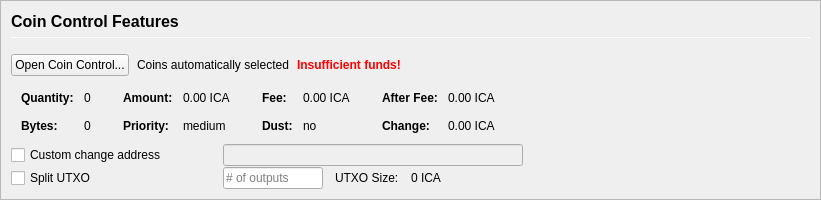
         <widget class="QFrame" name="frameCoinControl">
          <property name="sizePolicy">
           <sizepolicy hsizetype="Expanding" vsizetype="Expanding">
            <horstretch>0</horstretch>
            <verstretch>0</verstretch>
           </sizepolicy>
          </property>
          <property name="maximumSize">
           <size>
            <width>16777215</width>
            <height>16777215</height>
           </size>
          </property>
          <property name="frameShape">
           <enum>QFrame::StyledPanel</enum>
          </property>
          <property name="frameShadow">
           <enum>QFrame::Sunken</enum>
          </property>
          <layout class="QVBoxLayout" name="verticalLayoutCoinControl2">
           <property name="spacing">
            <number>0</number>
           </property>
           <property name="leftMargin">
            <number>0</number>
           </property>
           <property name="topMargin">
            <number>0</number>
           </property>
           <property name="rightMargin">
            <number>0</number>
           </property>
           <property name="bottomMargin">
            <number>0</number>
           </property>
           <item>
            <widget class="QFrame" name="frameCoinControl_BG">
             <layout class="QVBoxLayout" name="verticalLayoutCoinControl" stretch="0,0,0,0,0,0">
              <property name="spacing">
               <number>1</number>
              </property>
              <property name="leftMargin">
               <number>10</number>
              </property>
              <property name="topMargin">
               <number>10</number>
              </property>
              <item>
               <layout class="QHBoxLayout" name="horizontalLayoutCoinControl1">
                <property name="bottomMargin">
                 <number>15</number>
                </property>
                <item>
                 <layout class="QVBoxLayout" name="verticalLayout_3">
                  <property name="spacing">
                   <number>6</number>
                  </property>
                  <item>
                   <widget class="QLabel" name="labelCoinControlFeatures">
                    <property name="sizePolicy">
                     <sizepolicy hsizetype="Preferred" vsizetype="Maximum">
                      <horstretch>0</horstretch>
                      <verstretch>0</verstretch>
                     </sizepolicy>
                    </property>
                    <property name="minimumSize">
                     <size>
                      <width>0</width>
                      <height>20</height>
                     </size>
                    </property>
                    <property name="font">
                     <font>
                      <pointsize>12</pointsize>
                      <weight>75</weight>
                      <bold>true</bold>
                     </font>
                    </property>
                    <property name="styleSheet">
                     <string notr="true">font-weight:bold;</string>
                    </property>
                    <property name="text">
                     <string>Coin Control Features</string>
                    </property>
                   </widget>
                  </item>
                  <item>
                   <widget class="Line" name="line">
                    <property name="minimumSize">
                     <size>
                      <width>0</width>
                      <height>1</height>
                     </size>
                    </property>
                    <property name="maximumSize">
                     <size>
                      <width>16777215</width>
                      <height>1</height>
                     </size>
                    </property>
                    <property name="orientation">
                     <enum>Qt::Horizontal</enum>
                    </property>
                   </widget>
                  </item>
                 </layout>
                </item>
               </layout>
              </item>
              <item>
               <layout class="QHBoxLayout" name="horizontalLayoutCoinControl2" stretch="0,0,0,0">
                <property name="spacing">
                 <number>8</number>
                </property>
                <property name="bottomMargin">
                 <number>10</number>
                </property>
                <item>
                 <widget class="QPushButton" name="pushButtonCoinControl">
                  <property name="styleSheet">
                   <string notr="true"/>
                  </property>
                  <property name="text">
                   <string>Open Coin Control...</string>
                  </property>
                  <property name="autoDefault">
                   <bool>false</bool>
                  </property>
                 </widget>
                </item>
                <item>
                 <widget class="QLabel" name="labelCoinControlAutomaticallySelected">
                  <property name="text">
                   <string>Coins automatically selected</string>
                  </property>
                  <property name="margin">
                   <number>5</number>
                  </property>
                 </widget>
                </item>
                <item>
                 <widget class="QLabel" name="labelCoinControlInsuffFunds">
                  <property name="font">
                   <font>
                    <weight>75</weight>
                    <bold>true</bold>
                   </font>
                  </property>
                  <property name="styleSheet">
                   <string notr="true">color:red;font-weight:bold;</string>
                  </property>
                  <property name="text">
                   <string>Insufficient funds!</string>
                  </property>
                  <property name="margin">
                   <number>5</number>
                  </property>
                 </widget>
                </item>
                <item>
                 <spacer name="horizontalSpacerCoinControl">
                  <property name="orientation">
                   <enum>Qt::Horizontal</enum>
                  </property>
                  <property name="sizeHint" stdset="0">
                   <size>
                    <width>40</width>
                    <height>1</height>
                   </size>
                  </property>
                 </spacer>
                </item>
               </layout>
              </item>
              <item>
               <widget class="QWidget" name="widgetCoinControl" native="true">
                <property name="sizePolicy">
                 <sizepolicy hsizetype="Preferred" vsizetype="Preferred">
                  <horstretch>0</horstretch>
                  <verstretch>0</verstretch>
                 </sizepolicy>
                </property>
                <property name="minimumSize">
                 <size>
                  <width>0</width>
                  <height>0</height>
                 </size>
                </property>
                <property name="styleSheet">
                 <string notr="true"/>
                </property>
                <layout class="QHBoxLayout" name="horizontalLayoutCoinControl5">
                 <property name="leftMargin">
                  <number>0</number>
                 </property>
                 <property name="topMargin">
                  <number>0</number>
                 </property>
                 <property name="rightMargin">
                  <number>0</number>
                 </property>
                 <property name="bottomMargin">
                  <number>0</number>
                 </property>
                 <item>
                  <layout class="QHBoxLayout" name="horizontalLayoutCoinControl3" stretch="0,0,0,1">
                   <property name="spacing">
                    <number>20</number>
                   </property>
                   <property name="topMargin">
                    <number>0</number>
                   </property>
                   <property name="bottomMargin">
                    <number>10</number>
                   </property>
                   <item>
                    <layout class="QFormLayout" name="formLayoutCoinControl1">
                     <property name="horizontalSpacing">
                      <number>10</number>
                     </property>
                     <property name="verticalSpacing">
                      <number>14</number>
                     </property>
                     <property name="leftMargin">
                      <number>10</number>
                     </property>
                     <property name="topMargin">
                      <number>4</number>
                     </property>
                     <property name="rightMargin">
                      <number>6</number>
                     </property>
                     <item row="0" column="0">
                      <widget class="QLabel" name="labelCoinControlQuantityText">
                       <property name="font">
                        <font>
                         <weight>75</weight>
                         <bold>true</bold>
                        </font>
                       </property>
                       <property name="text">
                        <string>Quantity:</string>
                       </property>
                       <property name="margin">
                        <number>0</number>
                       </property>
                      </widget>
                     </item>
                     <item row="0" column="1">
                      <widget class="QLabel" name="labelCoinControlQuantity">
                       <property name="cursor">
                        <cursorShape>IBeamCursor</cursorShape>
                       </property>
                       <property name="contextMenuPolicy">
                        <enum>Qt::ActionsContextMenu</enum>
                       </property>
                       <property name="text">
                        <string notr="true">0</string>
                       </property>
                       <property name="margin">
                        <number>0</number>
                       </property>
                       <property name="textInteractionFlags">
                        <set>Qt::LinksAccessibleByMouse|Qt::TextSelectableByKeyboard|Qt::TextSelectableByMouse</set>
                       </property>
                      </widget>
                     </item>
                     <item row="1" column="0">
                      <widget class="QLabel" name="labelCoinControlBytesText">
                       <property name="font">
                        <font>
                         <weight>75</weight>
                         <bold>true</bold>
                        </font>
                       </property>
                       <property name="text">
                        <string>Bytes:</string>
                       </property>
                      </widget>
                     </item>
                     <item row="1" column="1">
                      <widget class="QLabel" name="labelCoinControlBytes">
                       <property name="cursor">
                        <cursorShape>IBeamCursor</cursorShape>
                       </property>
                       <property name="contextMenuPolicy">
                        <enum>Qt::ActionsContextMenu</enum>
                       </property>
                       <property name="text">
                        <string notr="true">0</string>
                       </property>
                       <property name="textInteractionFlags">
                        <set>Qt::LinksAccessibleByMouse|Qt::TextSelectableByKeyboard|Qt::TextSelectableByMouse</set>
                       </property>
                      </widget>
                     </item>
                    </layout>
                   </item>
                   <item>
                    <layout class="QFormLayout" name="formLayoutCoinControl2">
                     <property name="horizontalSpacing">
                      <number>10</number>
                     </property>
                     <property name="verticalSpacing">
                      <number>14</number>
                     </property>
                     <property name="leftMargin">
                      <number>6</number>
                     </property>
                     <property name="topMargin">
                      <number>4</number>
                     </property>
                     <property name="rightMargin">
                      <number>6</number>
                     </property>
                     <item row="0" column="0">
                      <widget class="QLabel" name="labelCoinControlAmountText">
                       <property name="font">
                        <font>
                         <weight>75</weight>
                         <bold>true</bold>
                        </font>
                       </property>
                       <property name="text">
                        <string>Amount:</string>
                       </property>
                       <property name="margin">
                        <number>0</number>
                       </property>
                      </widget>
                     </item>
                     <item row="0" column="1">
                      <widget class="QLabel" name="labelCoinControlAmount">
                       <property name="cursor">
                        <cursorShape>IBeamCursor</cursorShape>
                       </property>
                       <property name="contextMenuPolicy">
                        <enum>Qt::ActionsContextMenu</enum>
                       </property>
                       <property name="text">
                        <string notr="true">0.00 ICA</string>
                       </property>
                       <property name="textInteractionFlags">
                        <set>Qt::LinksAccessibleByMouse|Qt::TextSelectableByKeyboard|Qt::TextSelectableByMouse</set>
                       </property>
                      </widget>
                     </item>
                     <item row="1" column="0">
                      <widget class="QLabel" name="labelCoinControlPriorityText">
                       <property name="font">
                        <font>
                         <weight>75</weight>
                         <bold>true</bold>
                        </font>
                       </property>
                       <property name="text">
                        <string>Priority:</string>
                       </property>
                      </widget>
                     </item>
                     <item row="1" column="1">
                      <widget class="QLabel" name="labelCoinControlPriority">
                       <property name="cursor">
                        <cursorShape>IBeamCursor</cursorShape>
                       </property>
                       <property name="contextMenuPolicy">
                        <enum>Qt::ActionsContextMenu</enum>
                       </property>
                       <property name="text">
                        <string>medium</string>
                       </property>
                       <property name="textInteractionFlags">
                        <set>Qt::LinksAccessibleByMouse|Qt::TextSelectableByKeyboard|Qt::TextSelectableByMouse</set>
                       </property>
                      </widget>
                     </item>
                    </layout>
                   </item>
                   <item>
                    <layout class="QFormLayout" name="formLayoutCoinControl3">
                     <property name="horizontalSpacing">
                      <number>10</number>
                     </property>
                     <property name="verticalSpacing">
                      <number>14</number>
                     </property>
                     <property name="leftMargin">
                      <number>6</number>
                     </property>
                     <property name="topMargin">
                      <number>4</number>
                     </property>
                     <property name="rightMargin">
                      <number>6</number>
                     </property>
                     <item row="0" column="0">
                      <widget class="QLabel" name="labelCoinControlFeeText">
                       <property name="font">
                        <font>
                         <weight>75</weight>
                         <bold>true</bold>
                        </font>
                       </property>
                       <property name="text">
                        <string>Fee:</string>
                       </property>
                       <property name="margin">
                        <number>0</number>
                       </property>
                      </widget>
                     </item>
                     <item row="0" column="1">
                      <widget class="QLabel" name="labelCoinControlFee">
                       <property name="cursor">
                        <cursorShape>IBeamCursor</cursorShape>
                       </property>
                       <property name="contextMenuPolicy">
                        <enum>Qt::ActionsContextMenu</enum>
                       </property>
                       <property name="text">
                        <string notr="true">0.00 ICA</string>
                       </property>
                       <property name="textInteractionFlags">
                        <set>Qt::LinksAccessibleByMouse|Qt::TextSelectableByKeyboard|Qt::TextSelectableByMouse</set>
                       </property>
                      </widget>
                     </item>
                     <item row="1" column="0">
                      <widget class="QLabel" name="labelCoinControlLowOutputText">
                       <property name="font">
                        <font>
                         <weight>75</weight>
                         <bold>true</bold>
                        </font>
                       </property>
                       <property name="text">
                        <string>Dust:</string>
                       </property>
                      </widget>
                     </item>
                     <item row="1" column="1">
                      <widget class="QLabel" name="labelCoinControlLowOutput">
                       <property name="cursor">
                        <cursorShape>IBeamCursor</cursorShape>
                       </property>
                       <property name="contextMenuPolicy">
                        <enum>Qt::ActionsContextMenu</enum>
                       </property>
                       <property name="text">
                        <string>no</string>
                       </property>
                       <property name="textInteractionFlags">
                        <set>Qt::LinksAccessibleByMouse|Qt::TextSelectableByKeyboard|Qt::TextSelectableByMouse</set>
                       </property>
                      </widget>
                     </item>
                    </layout>
                   </item>
                   <item>
                    <layout class="QFormLayout" name="formLayoutCoinControl4">
                     <property name="horizontalSpacing">
                      <number>10</number>
                     </property>
                     <property name="verticalSpacing">
                      <number>14</number>
                     </property>
                     <property name="leftMargin">
                      <number>6</number>
                     </property>
                     <property name="topMargin">
                      <number>4</number>
                     </property>
                     <property name="rightMargin">
                      <number>6</number>
                     </property>
                     <item row="0" column="0">
                      <widget class="QLabel" name="labelCoinControlAfterFeeText">
                       <property name="font">
                        <font>
                         <weight>75</weight>
                         <bold>true</bold>
                        </font>
                       </property>
                       <property name="text">
                        <string>After Fee:</string>
                       </property>
                       <property name="margin">
                        <number>0</number>
                       </property>
                      </widget>
                     </item>
                     <item row="0" column="1">
                      <widget class="QLabel" name="labelCoinControlAfterFee">
                       <property name="cursor">
                        <cursorShape>IBeamCursor</cursorShape>
                       </property>
                       <property name="contextMenuPolicy">
                        <enum>Qt::ActionsContextMenu</enum>
                       </property>
                       <property name="text">
                        <string notr="true">0.00 ICA</string>
                       </property>
                       <property name="textInteractionFlags">
                        <set>Qt::LinksAccessibleByMouse|Qt::TextSelectableByKeyboard|Qt::TextSelectableByMouse</set>
                       </property>
                      </widget>
                     </item>
                     <item row="1" column="0">
                      <widget class="QLabel" name="labelCoinControlChangeText">
                       <property name="font">
                        <font>
                         <weight>75</weight>
                         <bold>true</bold>
                        </font>
                       </property>
                       <property name="text">
                        <string>Change:</string>
                       </property>
                      </widget>
                     </item>
                     <item row="1" column="1">
                      <widget class="QLabel" name="labelCoinControlChange">
                       <property name="cursor">
                        <cursorShape>IBeamCursor</cursorShape>
                       </property>
                       <property name="contextMenuPolicy">
                        <enum>Qt::ActionsContextMenu</enum>
                       </property>
                       <property name="text">
                        <string notr="true">0.00 ICA</string>
                       </property>
                       <property name="textInteractionFlags">
                        <set>Qt::LinksAccessibleByMouse|Qt::TextSelectableByKeyboard|Qt::TextSelectableByMouse</set>
                       </property>
                      </widget>
                     </item>
                    </layout>
                   </item>
                  </layout>
                 </item>
                </layout>
               </widget>
              </item>
              <item>
               <layout class="QHBoxLayout" name="horizontalLayoutCoinControl4">
                <property name="spacing">
                 <number>12</number>
                </property>
                <property name="sizeConstraint">
                 <enum>QLayout::SetDefaultConstraint</enum>
                </property>
                <property name="topMargin">
                 <number>0</number>
                </property>
                <property name="rightMargin">
                 <number>0</number>
                </property>
                <item>
                 <widget class="QCheckBox" name="checkBoxCoinControlChange">
                  <property name="sizePolicy">
                   <sizepolicy hsizetype="Preferred" vsizetype="Preferred">
                    <horstretch>0</horstretch>
                    <verstretch>0</verstretch>
                   </sizepolicy>
                  </property>
                  <property name="minimumSize">
                   <size>
                    <width>200</width>
                    <height>0</height>
                   </size>
                  </property>
                  <property name="maximumSize">
                   <size>
                    <width>200</width>
                    <height>16777215</height>
                   </size>
                  </property>
                  <property name="toolTip">
                   <string>If this is activated, but the change address is empty or invalid, change will be sent to a newly generated address.</string>
                  </property>
                  <property name="text">
                   <string>Custom change address</string>
                  </property>
                 </widget>
                </item>
                <item>
                 <widget class="QValidatedLineEdit" name="lineEditCoinControlChange">
                  <property name="enabled">
                   <bool>false</bool>
                  </property>
                  <property name="sizePolicy">
                   <sizepolicy hsizetype="Preferred" vsizetype="Preferred">
                    <horstretch>0</horstretch>
                    <verstretch>0</verstretch>
                   </sizepolicy>
                  </property>
                  <property name="minimumSize">
                   <size>
                    <width>300</width>
                    <height>0</height>
                   </size>
                  </property>
                 </widget>
                </item>
                <item>
                 <widget class="QLabel" name="labelCoinControlChangeLabel">
                  <property name="sizePolicy">
                   <sizepolicy hsizetype="Preferred" vsizetype="Preferred">
                    <horstretch>0</horstretch>
                    <verstretch>0</verstretch>
                   </sizepolicy>
                  </property>
                  <property name="minimumSize">
                   <size>
                    <width>100</width>
                    <height>0</height>
                   </size>
                  </property>
                  <property name="text">
                   <string/>
                  </property>
                  <property name="margin">
                   <number>3</number>
                  </property>
                 </widget>
                </item>
               </layout>
              </item>
              <item>
               <layout class="QHBoxLayout" name="horizontalLayoutCoinControl6">
                <property name="spacing">
                 <number>12</number>
                </property>
                <property name="rightMargin">
                 <number>0</number>
                </property>
                <item>
                 <widget class="QCheckBox" name="splitBlockCheckBox">
                  <property name="sizePolicy">
                   <sizepolicy hsizetype="Preferred" vsizetype="Preferred">
                    <horstretch>0</horstretch>
                    <verstretch>0</verstretch>
                   </sizepolicy>
                  </property>
                  <property name="minimumSize">
                   <size>
                    <width>200</width>
                    <height>0</height>
                   </size>
                  </property>
                  <property name="maximumSize">
                   <size>
                    <width>200</width>
                    <height>16777215</height>
                   </size>
                  </property>
                  <property name="text">
                   <string>Split UTXO</string>
                  </property>
                 </widget>
                </item>
                <item>
                 <widget class="QLineEdit" name="splitBlockLineEdit">
                  <property name="sizePolicy">
                   <sizepolicy hsizetype="Preferred" vsizetype="Preferred">
                    <horstretch>50</horstretch>
                    <verstretch>0</verstretch>
                   </sizepolicy>
                  </property>
                  <property name="minimumSize">
                   <size>
                    <width>100</width>
                    <height>0</height>
                   </size>
                  </property>
                  <property name="maximumSize">
                   <size>
                    <width>100</width>
                    <height>16777215</height>
                   </size>
                  </property>
                  <property name="placeholderText">
                   <string># of outputs</string>
                  </property>
                 </widget>
                </item>
                <item>
                 <widget class="QLabel" name="labelBlockSizeText">
                  <property name="text">
                   <string>UTXO Size:</string>
                  </property>
                 </widget>
                </item>
                <item>
                 <widget class="QLabel" name="labelBlockSize">
                  <property name="text">
                   <string>0 ICA</string>
                  </property>
                 </widget>
                </item>
                <item>
                 <spacer name="horizontalSpacer_7">
                  <property name="orientation">
                   <enum>Qt::Horizontal</enum>
                  </property>
                  <property name="sizeHint" stdset="0">
                   <size>
                    <width>40</width>
                    <height>20</height>
                   </size>
                  </property>
                 </spacer>
                </item>
               </layout>
              </item>
              <item>
               <spacer name="verticalSpacerCoinControl">
                <property name="orientation">
                 <enum>Qt::Vertical</enum>
                </property>
                <property name="sizeHint" stdset="0">
                 <size>
                  <width>800</width>
                  <height>1</height>
                 </size>
                </property>
               </spacer>
              </item>
             </layout>
            </widget>
           </item>
          </layout>
         </widget>
